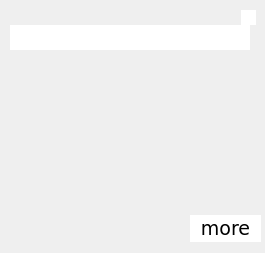
<?xml version="1.0" encoding="UTF-8"?>
<ui version="4.0">
 <class>readerDialog</class>
 <widget class="QDialog" name="readerDialog">
  <property name="geometry">
   <rect>
    <x>0</x>
    <y>0</y>
    <width>265</width>
    <height>253</height>
   </rect>
  </property>
  <property name="minimumSize">
   <size>
    <width>265</width>
    <height>253</height>
   </size>
  </property>
  <property name="maximumSize">
   <size>
    <width>265</width>
    <height>253</height>
   </size>
  </property>
  <property name="font">
   <font>
    <family>Bitstream Vera Sans</family>
    <pointsize>14</pointsize>
   </font>
  </property>
  <property name="focusPolicy">
   <enum>Qt::NoFocus</enum>
  </property>
  <property name="windowTitle">
   <string/>
  </property>
  <property name="styleSheet">
   <string notr="true">background-image:url(:/images/r_dictionary_bk.png) ;
border:none;</string>
  </property>
  <widget class="QPushButton" name="closeReaderDictButton">
   <property name="geometry">
    <rect>
     <x>241</x>
     <y>10</y>
     <width>15</width>
     <height>15</height>
    </rect>
   </property>
   <property name="minimumSize">
    <size>
     <width>15</width>
     <height>15</height>
    </size>
   </property>
   <property name="maximumSize">
    <size>
     <width>15</width>
     <height>15</height>
    </size>
   </property>
   <property name="focusPolicy">
    <enum>Qt::NoFocus</enum>
   </property>
   <property name="styleSheet">
    <string notr="true">QPushButton{
border: none;
background-color:white;
background-image:url(:/images/s_del_normal.png);
}
QPushButton:hover{
border: none;
background-image:url(:/images/s_del_mouseover.png);
}
QPushButton:pressed{
border: none;
background-image:url(:/images/s_del_mousedown.png);
}</string>
   </property>
   <property name="text">
    <string/>
   </property>
  </widget>
  <widget class="QPushButton" name="toDictionaryButton">
   <property name="geometry">
    <rect>
     <x>190</x>
     <y>215</y>
     <width>71</width>
     <height>27</height>
    </rect>
   </property>
   <property name="focusPolicy">
    <enum>Qt::NoFocus</enum>
   </property>
   <property name="styleSheet">
    <string notr="true">QPushButton{
border: none;
background-color:white;
}
QPushButton:hover{
border: none;
background-color:white;
}
QPushButton:pressed{
border: none;
background-color:white;
}</string>
   </property>
   <property name="text">
    <string>more</string>
   </property>
   <property name="autoRepeatDelay">
    <number>0</number>
   </property>
   <property name="autoRepeatInterval">
    <number>0</number>
   </property>
   <property name="autoDefault">
    <bool>false</bool>
   </property>
  </widget>
  <widget class="QLabel" name="wordLabel">
   <property name="geometry">
    <rect>
     <x>10</x>
     <y>25</y>
     <width>240</width>
     <height>25</height>
    </rect>
   </property>
   <property name="minimumSize">
    <size>
     <width>240</width>
     <height>25</height>
    </size>
   </property>
   <property name="maximumSize">
    <size>
     <width>240</width>
     <height>25</height>
    </size>
   </property>
   <property name="styleSheet">
    <string notr="true">background-color:white;</string>
   </property>
   <property name="text">
    <string/>
   </property>
   <property name="alignment">
    <set>Qt::AlignLeading|Qt::AlignLeft|Qt::AlignTop</set>
   </property>
  </widget>
 </widget>
 <resources/>
 <connections/>
</ui>
